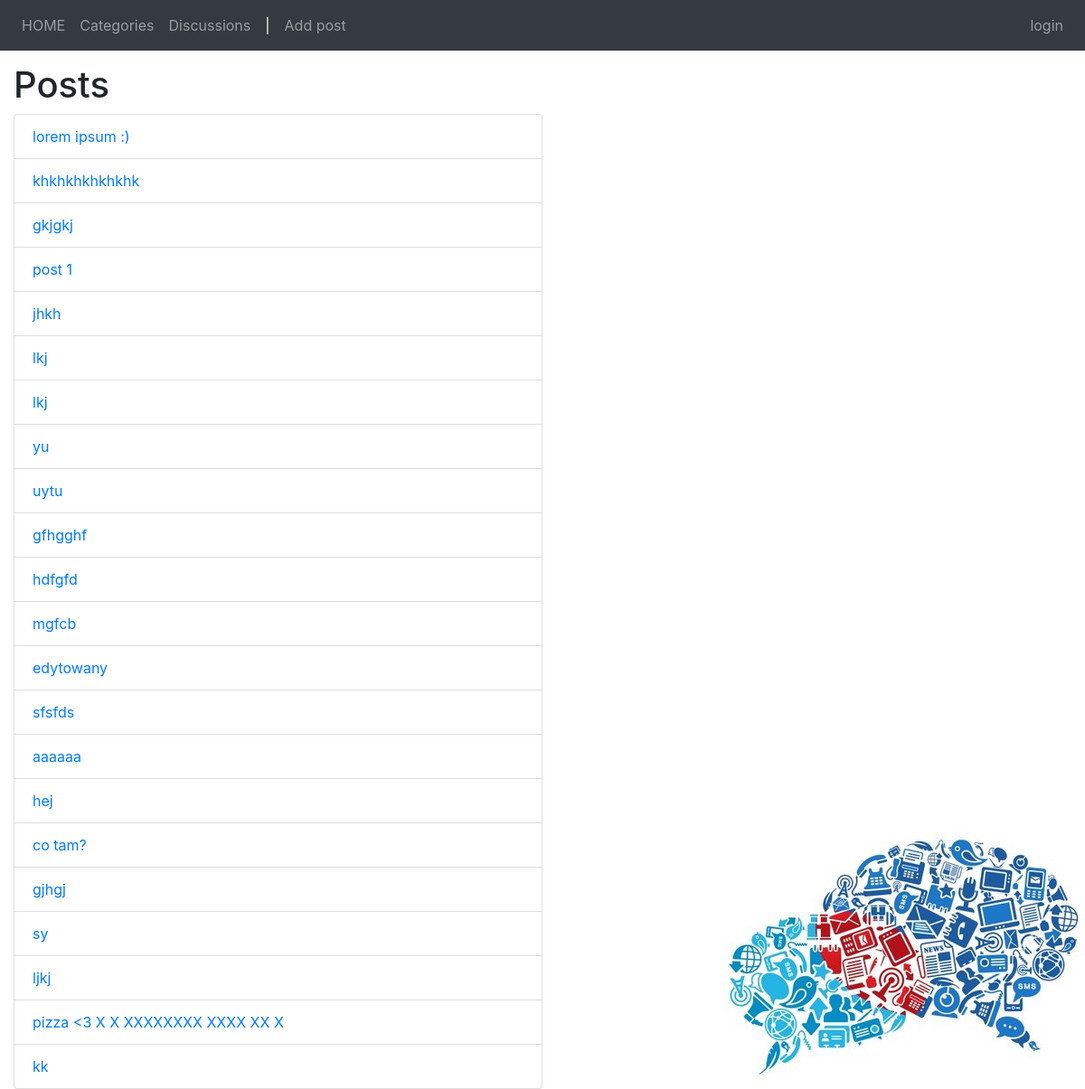
/posts/, run on the app's committed database.
### posts/models.py (models this page shows, shortened)
class Post(TimeStampedModel):
    discussion = models.ForeignKey(Discussion, on_delete=models.CASCADE)
    body = models.TextField()
    created_by = models.ForeignKey(User, on_delete=models.CASCADE)
    datetime = models.DateTimeField(auto_now=True)

### posts/views.py (the view)
class PostListView(ListView):
    model = Post

### posts/templates/posts/post_list.html
{% extends "base.html" %}
{% block side_menu %}
    <li class="nav-item"><a class="nav-link" href="{% url 'index' %}">HOME</a></li>
    <li class="nav-item"><a class="nav-link" href="{% url 'category-list' %}">Categories</a></li>
    <li class="nav-item"><a class="nav-link" href="{% url 'discussion-list' %}">Discussions</a></li>
    <li class="nav-item nav-link text-white">|</li>
    <li class="nav-item"><a class="nav-link" href="{% url 'post-add' %}">Add post</a></li>
{% endblock %}
{% block content %}
    <h1>Posts</h1>
    <ul class="list-group">
        {% for post in object_list %}
            <li class="list-group-item w-50"><a href="{% url 'post-detail' post.pk %}">{{ post.body }}</a></li>
        {% empty %}
            <li class="list-group-item w-50">No post yet.</li>
        {% endfor %}
    </ul>
{% load static %} <div class="fixed-bottom"><img class="float-right" src="{% static 'img/obrazek.jpg' %}"></div>
{% endblock %}

### static/css/style.css (style rules this page uses)
body { padding-top: 70px; }

### data on the page
Post: body "lorem ipsum :)"
Post: body "khkhkhkhkhkhk"
Post: body "gkjgkj"
Post: body "post 1"
Post: body "jhkh"
Post: body "lkj"
Post: body "lkj"
Post: body "yu"
Post: body "uytu"
Post: body "gfhgghf"
Post: body "hdfgfd"
Post: body "mgfcb"
Post: body "edytowany"
Post: body "sfsfds"
Post: body "aaaaaa"
Post: body "hej"
Post: body "co tam?"
Post: body "gjhgj"
Post: body "sy"
Post: body "ljkj"
Post: body "pizza <3 X X XXXXXXXX XXXX XX X"
Post: body "kk"
